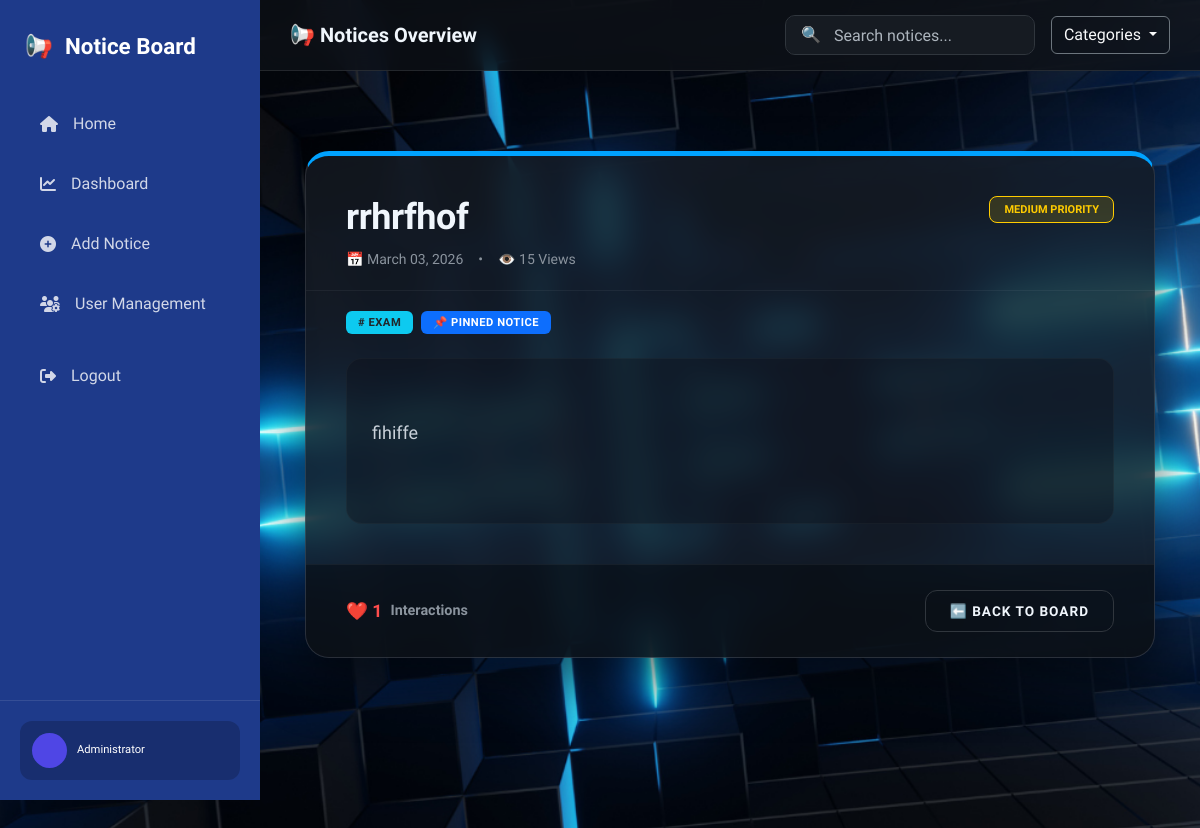
The app's page /notice/19/ with its own data.
### noticeboard/models.py (models this page shows, shortened)
class Notice(models.Model):
    title = models.CharField(max_length=255)
    content = models.TextField()
    category = models.ForeignKey(Category, on_delete=models.CASCADE)
    attachment = models.FileField(upload_to='notice_files/', null=True, blank=True)
    created_by = models.ForeignKey(User, on_delete=models.CASCADE)
    created_at = models.DateTimeField(auto_now_add=True)
    expiry_date = models.DateTimeField(null=True, blank=True)
    department = models.CharField(
        max_length=20,
        choices=Profile.DEPARTMENT_CHOICES,
        default='cse'
    )
    views_count = models.IntegerField(default=0)
    is_pinned = models.BooleanField(default=False)
    likes = models.ManyToManyField(User, related_name='liked_notices', blank=True)
    PRIORITY_CHOICES = [
        ('low', 'Low'),
        ('medium', 'Medium'),
        ('high', 'High'),
    ]
    priority = models.CharField(
        max_length=10,
        choices=PRIORITY_CHOICES,
        default='low'
    )

class Category(models.Model):
    name = models.CharField(max_length=100)

### noticeboard/views.py (the view)
# urls.py: path('notice/<int:pk>/', views.notice_detail, name='notice_detail'),
def notice_detail(request, pk):
    notice = get_object_or_404(Notice, pk=pk)
    notice.views_count += 1
    notice.save()
    context = {
        'notice': notice
    }
    return render(request, 'noticeboard/notice_detail.html', context)

### noticeboard/templates/noticeboard/notice_detail.html (shortened to what this page needs)
{% extends 'noticeboard/base.html' %}
{% block content %}
<div class="notice-container">
    <div class="card notice-card">
        <div class="notice-header">
            <div class="d-flex justify-content-between align-items-start">
                <div>
                    <h1 class="notice-title">{{ notice.title }}</h1>
                    <div class="notice-meta">
                        <span>📅 {{ notice.created_at|date:"F d, Y" }}</span>
                        <span>•</span>
                        <span>👁️ {{ notice.views_count }} Views</span>
                    </div>
                </div>
                <div>
                    {% if notice.priority == 'high' %}
                        <span class="badge-prio high-p">High Priority</span>
                    {% elif notice.priority == 'medium' %}
                        <span class="badge-prio med-p">Medium Priority</span>
                    {% else %}
                        <span class="badge-prio low-p">Low Priority</span>
                    {% endif %}
                </div>
            </div>
        </div>
        <div class="notice-body">
            <div class="d-flex gap-2 mb-4">
                <span class="badge rounded-pill bg-info text-dark fw-bold px-3">
                    # {{ notice.category.name }}
                </span>
                {% if notice.is_pinned %}
                    <span class="badge rounded-pill bg-primary fw-bold px-3">
                        📌 Pinned Notice
                    </span>
                {% endif %}
            </div>
            <div class="notice-content">
                {{ notice.content|linebreaks }}
            </div>
        </div>
        <div class="notice-footer">
            <div class="like-stat">
                ❤️ {{ notice.likes.count }} <span style="font-size: 0.9rem; color: #8b949e;">Interactions</span>
            </div>
            <div class="d-flex gap-3">
                <a href="{% url 'home' %}" class="btn btn-action btn-back">
                    ⬅️ Back to Board
                </a>
            </div>
        </div>
    </div>
</div>
{% endblock %}

### noticeboard/static/css/style.css (style rules this page uses)
:root { --bg-deep: #2cf8ff; --card-bg: #000000; --sidebar-bg: #be6e95; --neon-green: #70ff2e; --neon-red: #ff4d4d; --neon-blue: #00a2ff; --neon-yellow: #ffcc00; --text-main: #f0f6fc; --text-dim: #ffffff; --border-glow: #ffffff; }
body { background-image: url("/static/images/background.png"); background-size: cover; background-position: center; background-repeat: no-repeat; background-attachment: fixed; background-color: var(--bg-deep) !important; color: var(--text-main) !important; font-family: 'Segoe UI', Roboto, Helvetica, Arial, sans-serif; }
.card { background-color: var(--card-bg) !important; border: 1px solid var(--border-glow) !important; border-radius: 16px !important; transition: all 0.3s cubic-bezier(0.4, 0, 0.2, 1); overflow: hidden; }
.card:has(.bg-info), .card:has(.bg-success) { border-top: 5px solid var(--neon-green) !important; }
.card:has(.bg-primary) { border-top: 5px solid var(--neon-blue) !important; }
.badge { padding: 6px 12px !important; font-weight: 700 !important; letter-spacing: 0.5px; border-radius: 6px !important; text-transform: uppercase; font-size: 0.7rem !important; }

### noticeboard/templates/noticeboard/base.html (style rules this page uses)
:root { --side-blue: #1e3a8a; --side-hover: rgba(255, 255, 255, 0.1); --bg-body: #0d1117; --sidebar-width: 260px; }
body { font-family: 'Plus Jakarta Sans', sans-serif; background-color: var(--bg-body); color: #ffffff; overflow-x: hidden; }

### noticeboard/templates/noticeboard/notice_detail.html (style rules this page uses)
.notice-container { max-width: 950px; margin: 50px auto; padding: 0 15px; }
.notice-card { background: rgba(22, 27, 34, 0.8) !important; backdrop-filter: blur(16px); -webkit-backdrop-filter: blur(16px); border: 1px solid rgba(255, 255, 255, 0.1) !important; border-radius: 24px !important; overflow: hidden; box-shadow: 0 25px 50px rgba(0, 0, 0, 0.5) !important; }
.notice-header { padding: 40px 40px 20px 40px; border-bottom: 1px solid rgba(255, 255, 255, 0.05); }
.notice-title { font-weight: 800; font-size: 36px; color: #f0f6fc; letter-spacing: -0.5px; line-height: 1.2; margin-bottom: 10px; }
.notice-meta { font-size: 14px; color: #8b949e; display: flex; gap: 15px; align-items: center; }
.notice-body { padding: 20px 40px 40px 40px; color: #c9d1d9; }
.notice-content { white-space: pre-line; font-size: 18px; line-height: 1.8; background: rgba(13, 17, 23, 0.4); padding: 25px; border-radius: 16px; border: 1px solid rgba(255, 255, 255, 0.03); }
.notice-footer { background: rgba(1, 4, 9, 0.4); padding: 25px 40px; display: flex; justify-content: space-between; align-items: center; border-top: 1px solid rgba(255, 255, 255, 0.05); }
.like-stat { color: #ff4d4d; font-weight: 700; font-size: 1.1rem; display: flex; align-items: center; gap: 8px; }
.btn-action { border-radius: 12px; padding: 10px 24px; font-weight: 700; transition: all 0.3s ease; text-transform: uppercase; letter-spacing: 1px; font-size: 0.85rem; }
.btn-back { background: transparent !important; border: 1px solid #30363d !important; color: #f0f6fc !important; }
.badge-prio { padding: 6px 14px; border-radius: 8px; font-size: 11px; text-transform: uppercase; font-weight: 800; }
.med-p { background: rgba(255, 204, 0, 0.15); color: #ffcc00; border: 1px solid #ffcc00; }

### records on screen
Notice: title "rrhrfhof", created_at "March 03, 2026", views_count "15", category.name "EXAM", content "fihiffe", likes.count "1"
